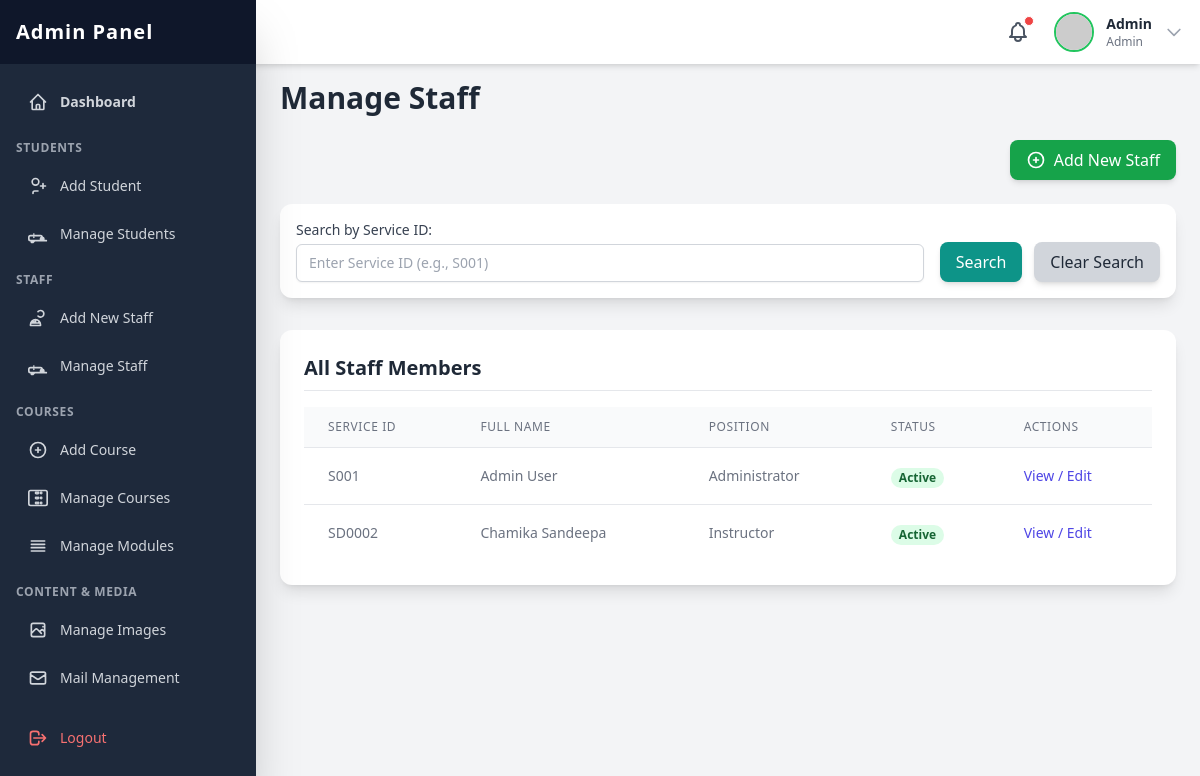
Page /admin/pages/manage_staff.php (signed in) on the committed database.
### tables this page shows
CREATE TABLE `staff` (
  `id` int(11) NOT NULL,
  `staff_id` varchar(20) NOT NULL,
  `service_id` varchar(20) NOT NULL,
  `first_name` varchar(50) NOT NULL,
  `last_name` varchar(50) NOT NULL,
  `nic` varchar(15) NOT NULL,
  `contact_no` varchar(15) DEFAULT NULL,
  `email` varchar(100) DEFAULT NULL,
  `gender` varchar(10) NOT NULL,
  `password` varchar(255) NOT NULL,
  `position` varchar(100) NOT NULL,
  `type` varchar(50) DEFAULT NULL,
  `course_no` varchar(20) DEFAULT NULL,
  `profile_photo` varchar(255) DEFAULT NULL,
  `status` enum('active','inactive') NOT NULL DEFAULT 'active',
  `login_status` tinyint(1) DEFAULT 0
);

### admin/pages/manage_staff.php (the view, shortened to what this page needs)
<?php
include_once('../include/header.php');
include_once('../../include/connection.php');
$search_service_id = '';
$base_query = "SELECT * FROM staff";
$base_query .= " ORDER BY position ASC, first_name ASC";
$stmt = $con->prepare($base_query);
if ($stmt) {
    $stmt->execute();
    $result = $stmt->get_result();
} else {
    echo '<div class="bg-red-100 border-l-4 border-red-500 text-red-700 p-4 rounded-lg mb-6" role="alert">';
    echo '<p class="font-bold">Error!</p>';
    echo '<p>Failed to prepare database query: ' . $con->error . '</p>';
    echo '</div>';
    $result = false;
}
?>
<h2 class="text-3xl font-bold text-gray-800 mb-6">Manage Staff</h2>
<div class="mb-6 text-right">
     <a href="../../log/register.php" target="_blank" class="inline-flex items-center px-4 py-2 bg-green-600 text-white rounded-lg hover:bg-green-700 shadow-md">
       <svg class="w-5 h-5 mr-2" fill="none" stroke="currentColor" viewBox="0 0 24 24" xmlns="http://www.w3.org/2000/svg"><path stroke-linecap="round" stroke-linejoin="round" stroke-width="2" d="M12 9v3m0 0v3m0-3h3m-3 0H9m12 0a9 9 0 11-18 0 9 9 0 0118 0z"></path></svg>
       Add New Staff
     </a>
</div>
<div class="bg-white p-4 rounded-xl shadow-lg my-6 space-y-4">
    <form action="manage_staff.php" method="GET" class="flex flex-col sm:flex-row sm:items-end sm:gap-4">
        <div class="flex-grow">
            <label for="search_service_id" class="block text-sm font-medium text-gray-700">Search by Service ID:</label>
            <input type="text" id="search_service_id" name="search_service_id" value="<?php echo htmlspecialchars($search_service_id); ?>" placeholder="Enter Service ID (e.g., S001)"
                   class="mt-1 block w-full px-3 py-2 border border-gray-300 rounded-md shadow-sm focus:outline-none focus:ring-indigo-500 focus:border-indigo-500 sm:text-sm">
        </div>
        <div class="flex gap-3 mt-4 sm:mt-0">
            <button type="submit" class="w-full sm:w-auto px-4 py-2 bg-teal-600 text-white rounded-lg hover:bg-teal-700 shadow-md">Search</button>
            <a href="manage_staff.php" class="w-full sm:w-auto text-center px-4 py-2 bg-gray-300 text-gray-800 rounded-lg hover:bg-gray-400 shadow-md">Clear Search</a>
        </div>
    </form>
</div>
<div class="bg-white p-6 rounded-xl shadow-lg mt-8">
    <h3 class="text-xl font-semibold text-gray-800 mb-4 border-b pb-2">
        <?php
            if ($search_service_id) {
                 echo 'Showing Staff matching Service ID: <strong>' . htmlspecialchars($search_service_id) . '</strong>';
            } else {
                echo 'All Staff Members';
            }
        ?>
    </h3>
    <div class="overflow-x-auto">
        <table class="min-w-full divide-y divide-gray-200">
            <thead class="bg-gray-50">
                <tr>
                    <th scope="col" class="px-6 py-3 text-left text-xs font-medium text-gray-500 uppercase tracking-wider">Service ID</th>
                    <th scope="col" class="px-6 py-3 text-left text-xs font-medium text-gray-500 uppercase tracking-wider">Full Name</th>
                    <th scope="col" class="px-6 py-3 text-left text-xs font-medium text-gray-500 uppercase tracking-wider">Position</th>
                    <th scope="col" class="px-6 py-3 text-left text-xs font-medium text-gray-500 uppercase tracking-wider">Status</th>
                    <th scope="col" class="px-6 py-3 text-left text-xs font-medium text-gray-500 uppercase tracking-wider">Actions</th>
                </tr>
            </thead>
            <tbody class="bg-white divide-y divide-gray-200">
                <?php
                if ($result && $result->num_rows > 0) {
                    while ($staff = $result->fetch_assoc()) {
                ?>
                <tr>
                    <td class="px-6 py-4 whitespace-nowrap text-sm text-gray-500"><?php echo htmlspecialchars($staff['service_id']); ?></td>
                    <td class="px-6 py-4 whitespace-nowrap text-sm text-gray-500"><?php echo htmlspecialchars($staff['first_name'] . ' ' . $staff['last_name']); ?></td>
                    <td class="px-6 py-4 whitespace-nowrap text-sm text-gray-500"><?php echo htmlspecialchars($staff['position']); ?></td>
                    <td class="px-6 py-4 whitespace-nowrap">
                        <?php if ($staff['status'] == 'active'): ?>
                            <span class="px-2 inline-flex text-xs leading-5 font-semibold rounded-full bg-green-100 text-green-800">Active</span>
                        <?php else: ?>
                            <span class="px-2 inline-flex text-xs leading-5 font-semibold rounded-full bg-red-100 text-red-800">Inactive</span>
                        <?php endif; ?>
                    </td>
                    <td class="px-6 py-4 whitespace-nowrap text-sm font-medium">
                        <a href="view_staff_details.php?staff_id=<?php echo htmlspecialchars($staff['staff_id']); ?>" class="text-indigo-600 hover:text-indigo-900">
                           View / Edit
                        </a>
                    </td>
                </tr>
                <?php
                    }
                } else {
                     $no_results_message = "No staff members found.";
                    if ($search_service_id) {
                         $no_results_message = "No staff members found matching that Service ID.";
                    }
                    echo '<tr><td colspan="6" class="px-6 py-12 text-center text-gray-500">' . $no_results_message . '</td></tr>';
                }
                ?>
            </tbody>
        </table>
    </div>
</div>
<?php include_once('../include/footer.php'); ?>

### admin/include/header.php (shortened to what this page needs)
<?php
$admin_username = isset($_SESSION['admin_username']) ? $_SESSION['admin_username'] : null;
$admin_display_name = 'User';
$admin_display_type = 'Guest';
if ($admin_username) {
    include_once __DIR__ . '/../../include/connection.php';
    if (isset($con)) {
        $query_admin = "SELECT username, type FROM admin WHERE username = ?";
        $stmt_admin = $con->prepare($query_admin);
        if ($stmt_admin) {
            $stmt_admin->bind_param("s", $admin_username);
            $stmt_admin->execute();
            $result_admin = $stmt_admin->get_result();
            if ($result_admin->num_rows == 1) {
                $admin_data = $result_admin->fetch_assoc();
                $admin_display_name = htmlspecialchars($admin_data['username']);
                $admin_display_type = htmlspecialchars(ucfirst($admin_data['type']));
            }
        } else {
             error_log("Admin header: Failed to prepare admin query: " . $con->error);
        }
    } else {
        error_log("Admin header: Database connection not established in connection.php.");
    }
}
?>
<!DOCTYPE html>
<html lang="en">
<head>
    <script src="https://cdn.tailwindcss.com"></script>
    <link href="https://cdnjs.cloudflare.com/ajax/libs/flowbite/2.2.1/flowbite.min.css" rel="stylesheet" />
    <link rel="stylesheet" href="../css/webkit.css">
</head>
<body class="bg-gray-100 min-h-screen">
    <header class="fixed top-0 left-0 right-0 h-16 bg-white shadow-md z-30 flex items-center justify-between px-4 transition-all duration-300" id="page-header">
        <div class="flex items-center space-x-4 relative"> <button class="relative p-2 text-gray-600 hover:text-green-600 transition duration-150 rounded-full hover:bg-gray-100">
                <span class="absolute top-1 right-1 w-2.5 h-2.5 bg-red-500 rounded-full border border-white"></span>
            </button>
            <button id="avatarButton" type="button" data-dropdown-toggle="userDropdown" data-dropdown-placement="bottom-start" class="flex items-center space-x-3 cursor-pointer group">
                <img class="h-10 w-10 rounded-full object-cover border-2 border-green-500" src="https://placehold.co/100x100/10b981/ffffff?text=<?php echo strtoupper(substr($admin_display_name, 0, 1)); ?>" alt="Admin Profile">
                <div class="hidden sm:block text-sm text-left"> <p class="font-semibold text-gray-800"><?php echo $admin_display_name; ?></p>
                    <p class="text-xs text-gray-500"><?php echo $admin_display_type; ?></p>
                </div>
                <svg class="w-5 h-5 text-gray-400 group-hover:text-gray-600 transition duration-150" fill="none" stroke="currentColor" viewBox="0 0 24 24" xmlns="http://www.w3.org/2000/svg"><path stroke-linecap="round" stroke-linejoin="round" stroke-width="2" d="M19 9l-7 7-7-7"></path></svg> </button>
            </div>
    </header>
    <div id="sidebar-wrapper">
        <nav class="fixed top-0 bottom-0 left-0 w-64 bg-slate-800 text-white z-40 transform -translate-x-full lg:translate-x-0 transition-transform duration-300 ease-in-out shadow-2xl" id="page-sidebar">
            <div class="h-16 bg-slate-900 flex items-center justify-between px-4">
                <h1 class="text-xl font-extrabold text-white tracking-wider">Admin Panel</h1>
            </div>
            <div class="px-4 space-y-2 h-full overflow-y-auto pt-4 pb-16">
                 <div class="space-y-1">
                    <a href="Dashboard.php" class="flex items-center p-3 text-sm font-semibold rounded-lg text-gray-300 hover:bg-slate-700 hover:text-white transition duration-150">
                        Dashboard
                    </a>
                    <p class="text-xs font-semibold text-gray-400 pt-3 pb-1 uppercase tracking-wider">Students</p>
                    <a href="student_register.php" class="flex items-center p-3 text-sm font-medium rounded-lg text-gray-300 hover:bg-slate-700 hover:text-white transition duration-150">
                        <svg class="w-5 h-5 mr-3" fill="none" stroke="currentColor" viewBox="0 0 24 24" xmlns="http://www.w3.org/2000/svg"><path stroke-linecap="round" stroke-linejoin="round" stroke-width="2" d="M18 9v3m0 0v3m0-3h3m-3 0h-3m-2-5a4 4 0 11-8 0 4 4 0 018 0zM12 18H8a2 2 0 00-2 2v1"></path></svg>
                        Add Student
                    </a>
                    <a href="manage_students.php" class="flex items-center p-3 text-sm font-medium rounded-lg text-gray-300 hover:bg-slate-700 hover:text-white transition duration-150">
                        Manage Students
                    </a>
                    <p class="text-xs font-semibold text-gray-400 pt-3 pb-1 uppercase tracking-wider">Staff</p>
                    <a href="staff_register.php"  class="flex items-center p-3 text-sm font-medium rounded-lg text-gray-300 hover:bg-slate-700 hover:text-white transition duration-150">
                        <svg class="w-5 h-5 mr-3" fill="none" stroke="currentColor" viewBox="0 0 24 24" xmlns="http://www.w3.org/2000/svg"><path stroke-linecap="round" stroke-linejoin="round" stroke-width="2" d="M12 4.354a4 4 0 110 5.292M15 21H3v-1a6 6 0 0112 0v1zm-6-4a6 6 0 00-4 0v1h8v-1m-4 0v-2"></path></svg>
                        Add New Staff
                    </a>
                    <a href="manage_staff.php" class="flex items-center p-3 text-sm font-medium rounded-lg text-gray-300 hover:bg-slate-700 hover:text-white transition duration-150">
                         Manage Staff
                    </a>
                    <p class="text-xs font-semibold text-gray-400 pt-3 pb-1 uppercase tracking-wider">Courses</p>
                    <a href="add_course.php" class="flex items-center p-3 text-sm font-medium rounded-lg text-gray-300 hover:bg-slate-700 hover:text-white transition duration-150">
                        <svg class="w-5 h-5 mr-3" fill="none" stroke="currentColor" viewBox="0 0 24 24" xmlns="http://www.w3.org/2000/svg"><path stroke-linecap="round" stroke-linejoin="round" stroke-width="2" d="M12 9v3m0 0v3m0-3h3m-3 0H9m12 0a9 9 0 11-18 0 9 9 0 0118 0z"></path></svg>
                        Add Course
                    </a>
                    <a href="manage_course.php" class="flex items-center p-3 text-sm font-medium rounded-lg text-gray-300 hover:bg-slate-700 hover:text-white transition duration-150">
                        Manage Courses
                    </a>
                     <a href="manage_modules.php" class="flex items-center p-3 text-sm font-medium rounded-lg text-gray-300 hover:bg-slate-700 hover:text-white transition duration-150">
                        <svg class="w-5 h-5 mr-3" fill="none" stroke="currentColor" viewBox="0 0 24 24" xmlns="http://www.w3.org/2000/svg"><path stroke-linecap="round" stroke-linejoin="round" stroke-width="2" d="M4 6h16M4 10h16M4 14h16M4 18h16"></path></svg>
                        Manage Modules
                    </a>
                    <p class="text-xs font-semibold text-gray-400 pt-3 pb-1 uppercase tracking-wider">Content & Media</p>
                    <a href="manage images.php" class="flex items-center p-3 text-sm font-medium rounded-lg text-gray-300 hover:bg-slate-700 hover:text-white transition duration-150">
                        Manage Images
                    </a>
                    <a href="mail_management.php" class="flex items-center p-3 text-sm font-medium rounded-lg text-gray-300 hover:bg-slate-700 hover:text-white transition duration-150">
                        <svg class="w-5 h-5 mr-3" fill="none" stroke="currentColor" viewBox="0 0 24 24" xmlns="http://www.w3.org/2000/svg"><path stroke-linecap="round" stroke-linejoin="round" stroke-width="2" d="M3 8l7.89 5.26a2 2 0 002.22 0L21 8M5 19h14a2 2 0 002-2V7a2 2 0 00-2-2H5a2 2 0 00-2 2v10a2 2 0 002 2z"></path></svg>
                        Mail Management
                    </a>
                    <a href="../lib/logout.php" class="flex items-center p-3 text-sm font-medium rounded-lg text-red-400 hover:bg-slate-700 hover:text-red-300 transition duration-150 mt-8 !pt-6">
                        <svg class="w-5 h-5 mr-3" fill="none" stroke="currentColor" viewBox="0 0 24 24" xmlns="http://www.w3.org/2000/svg"><path stroke-linecap="round" stroke-linejoin="round" stroke-width="2" d="M17 16l4-4m0 0l-4-4m4 4H7m6 4v1a3 3 0 01-3 3H6a3 3 0 01-3-3V7a3 3 0 013-3h4a3 3 0 013 3v1"></path></svg>
                        Logout
                    </a>
                </div>
            </div>
        </nav>
    </div>
    <main class="pt-20 p-6 lg:ml-64 transition-all duration-300" id="main-content">

### admin/css/webkit.css (style rules this page uses)
html { font-family: 'Inter', sans-serif; }

### rows in the picture
staff: service "S001", first_name+last_name "Admin User", position "Administrator", status "Active"
staff: service "SD0002", first_name+last_name "Chamika Sandeepa", position "Instructor", status "Active"

### other values in the picture
$admin_display_name "Admin"
$admin_display_type "Admin"
